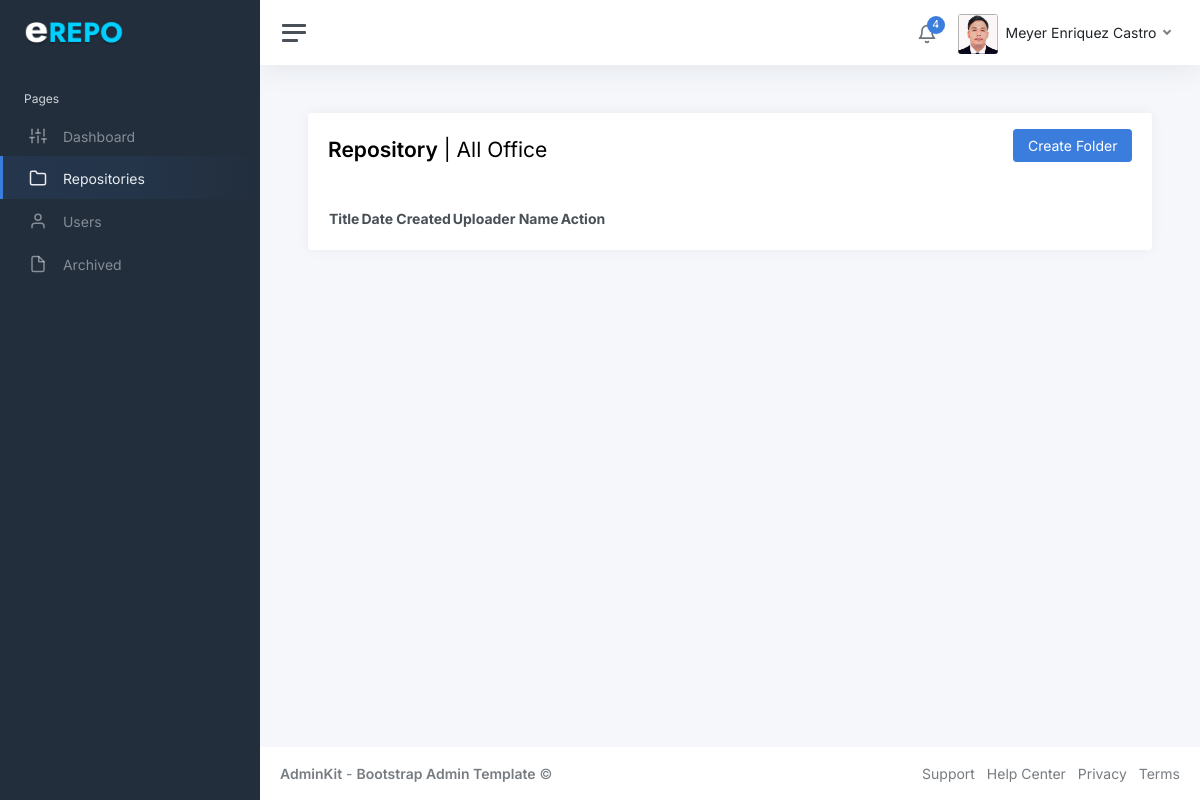
Page /frontend/repository.php (signed in) on the earlier database version.
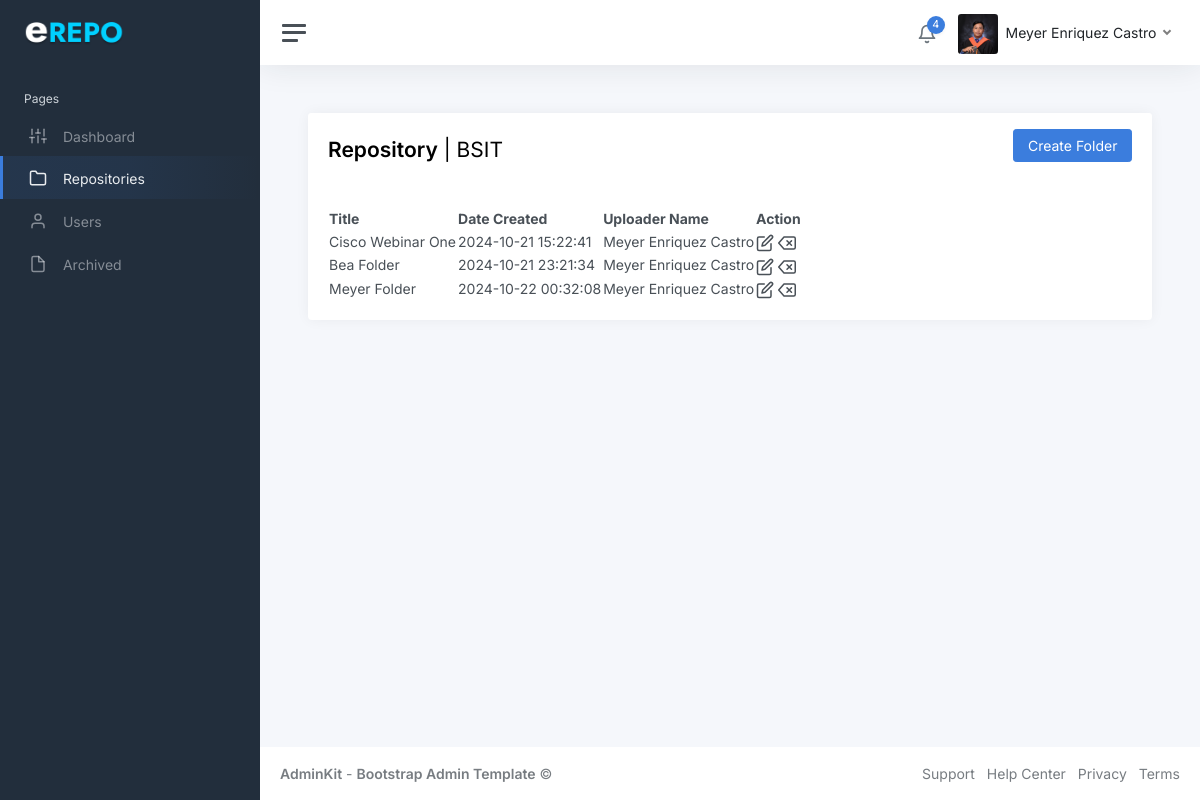
Same page on the later database version.
### tables this page shows
CREATE TABLE `users` (
  `id` int(11) NOT NULL,
  `full_name` varchar(100) NOT NULL,
  `email` varchar(100) NOT NULL,
  `password` varchar(255) NOT NULL,
  `profile_picture` varchar(255) DEFAULT NULL,
  `accesstype_id` int(11) DEFAULT NULL,
  `office_id` int(11) DEFAULT NULL,
  `dateCreated` timestamp NOT NULL DEFAULT current_timestamp()
);

CREATE TABLE `offices` (
  `office_id` int(11) NOT NULL,
  `officeName` varchar(200) NOT NULL,
  `officeCode` varchar(50) NOT NULL
);

CREATE TABLE `repo_folder` (
  `repo_id` int(11) NOT NULL,
  `title` varchar(200) NOT NULL,
  `dateCreated` timestamp NOT NULL DEFAULT current_timestamp() ON UPDATE current_timestamp(),
  `user_id` int(11) NOT NULL,
  `office_id` int(11) NOT NULL
);

### backend/function.php (called while the page is built, shortened)
<?php
function OfficeName($id){
    global $conn;
    $query = 'SELECT officeCode FROM offices WHERE office_id=?';
    $stmt = $conn->prepare($query);
    $stmt->bind_param('i', $id);
    $stmt->execute();
    $stmt->bind_result($officeName);
    return $officeName;
}
function UploaderName($id) {
    global $conn;
    $query = 'SELECT full_name FROM users WHERE id = ?';
    $stmt = $conn->prepare($query);
    $stmt->bind_param('i', $id);
    $stmt->execute();
    $stmt->bind_result($fullName);
    return $fullName;
}
?>

### frontend/repository.php (the view, shortened to what the changed rows need)
<?php include'../backend/session.php';
include '../backend/db.php';
include "../backEnd/function.php";
?>
<!DOCTYPE html>
<html lang="en">
<head>
	<link rel="stylesheet" href="https://stackpath.bootstrapcdn.com/bootstrap/4.5.2/css/bootstrap.min.css">
	<link rel="stylesheet" href="https://cdn.datatables.net/1.13.1/css/jquery.dataTables.min.css">
	<link href="../static/css/app.css" rel="stylesheet">
</head>
<body>
	<div class="wrapper">
		<div class="main">
		<?php include'header-nav.php';?>
			<main class="content">
				<div class="container-fluid p-0">
					<div class="row">
						<div class="col-12">
							<div class="card">
								<div class="card-header">
									<div class="row">
										<div class="col-6">
										<h1 class="h3 mt-2"><strong>Repository</strong> |
										<?php
										if (isset($_SESSION['id'])) {
										$user_id = $_SESSION['id'];
										$query = "SELECT * FROM users WHERE id = '$user_id'";
										$result = $conn->query($query);
										if ($result->num_rows == 1) {
										$user_data = $result->fetch_assoc();
										$office_id = $user_data['office_id'];
										if ($office_id == 0) {
											echo "All Offices";
										} else{
											echo officeName($user_data['office_id']);
										}
										}
										}
										?>
										</h1>
										</div>
									</div>
								</div>
								<div class="card-body">
								<div class="table-responsive">
								<table id="usersTable" class="display">
		<thead>
			<tr>
				<th>Title</th>
				<th>Date Created</th>
				<th>Uploader Name</th>
				<th>Action</th>
			</tr>
		</thead>
		<tbody>
			<?php
			$sql = "SELECT * FROM repo_folder";
			$result = $conn->query($sql);
			if ($result->num_rows > 0) {
				while($row = $result->fetch_assoc()) {
					echo '<tr onclick="handleRowClick(' . htmlspecialchars($row['repo_id'], ENT_QUOTES) . ')" style="cursor: pointer;">
		<td>' . htmlspecialchars($row['title']) . '</td>
		<td>' . htmlspecialchars($row['dateCreated']) . '</td>
		<td>' . htmlspecialchars(UploaderName($row['user_id'])) . '</td>
		<td>
			<i class="align-middle" type="button" data-bs-toggle="modal"
			data-bs-target="#editModal"
			onclick="event.stopPropagation(); setEditUserData(' . $row['repo_id'] . ', \'' . addslashes($row['title']) . '\')"
			data-feather="edit"></i>
			<i class="align-middle" type="button" data-bs-toggle="modal"
			data-bs-target="#deleteUserModal"
			onclick="event.stopPropagation(); setDeleteFolderId(' . htmlspecialchars($row['repo_id'], ENT_QUOTES) . ')"
			data-feather="delete"></i>
		</td>
	</tr>';
				}
			}
			?>
		</tbody>
	</table>
	</div>
								</div>
							</div>
						</div>
					</div>
				</div>
			</main>
		</div>
	</div>
</body>
</html>

### frontend/header-nav.php (shortened to what the changed rows need)
<?php
$stmt = $conn->prepare("SELECT * FROM users WHERE id = ?");
$stmt->bind_param("i", $_SESSION['id']);
$stmt->execute();
$result = $stmt->get_result();
$user = $result->fetch_assoc();
?>
<nav class="navbar navbar-expand navbar-light navbar-bg">
				<div class="navbar-collapse collapse">
					<ul class="navbar-nav navbar-align">
						<li class="nav-item dropdown">
                <a class="nav-link dropdown-toggle d-none d-sm-inline-block" href="#" data-bs-toggle="dropdown">
				<img src="../backend/<?php echo $user['profile_picture']; ?>"
     			class="avatar img-fluid rounded me-1"
    			alt="Profile Picture"
     			onerror="this.onerror=null; this.src='../backend/default.jpg';" />
                    <span class="text-dark"><?php echo htmlspecialchars($user['full_name']); ?></span>
                </a>
            </li>
        </ul>
    </div>
</nav>

Differences in the rows shown:
changed users "Meyer Enriquez Castro": profile_picture: a different picture; office.officeCode "All Office" → "BSIT"
added repo_folder: title "Cisco Webinar One", dateCreated "2024-10-21 15:22:41", user.full_name "Meyer Enriquez Castro"
added repo_folder: title "Bea Folder", dateCreated "2024-10-21 23:21:34", user.full_name "Meyer Enriquez Castro"
added repo_folder: title "Meyer Folder", dateCreated "2024-10-22 00:32:08", user.full_name "Meyer Enriquez Castro"
